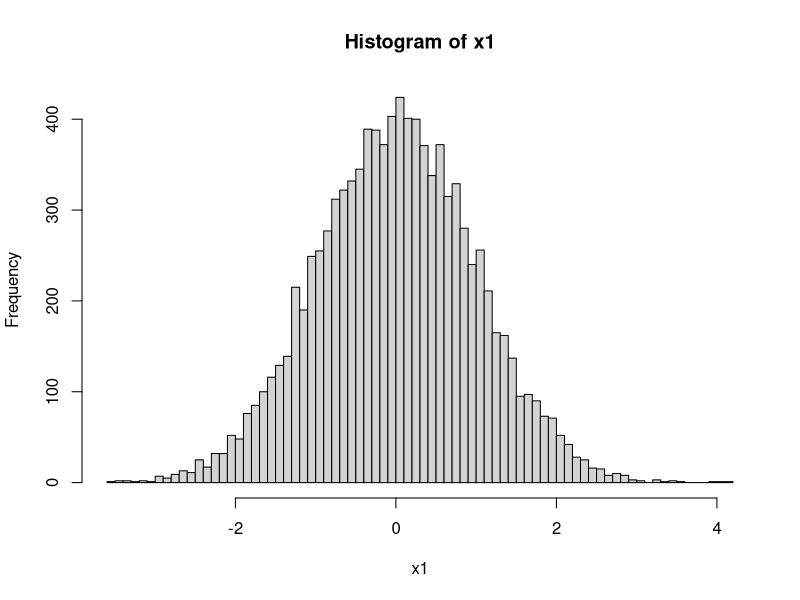
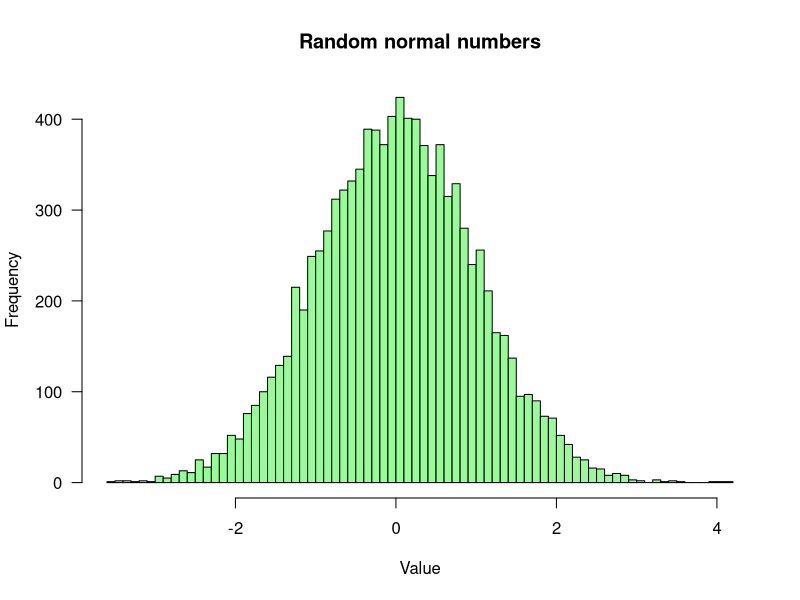
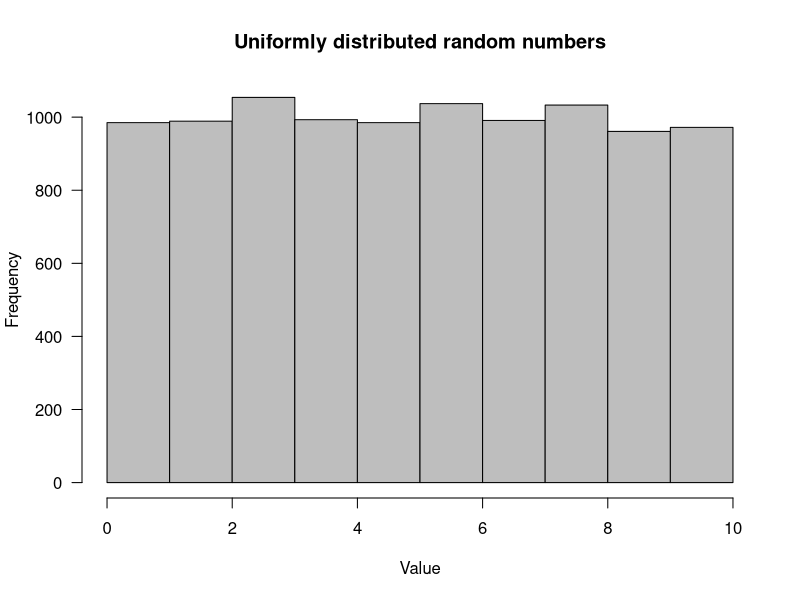

The R script that drew these images, in order:
## ---- chunk 1
library(knitr)

options(width = 300)
knitr::opts_chunk$set(
  fig.width = 7, fig.height = 5, 
  out.width = "80%",
  fig.align = "center", 
  fig.path = "figures/data-structures_",
  size = "tiny", 
  echo = TRUE, 
  eval = TRUE, 
  warning = FALSE, 
  message = FALSE, 
  results = TRUE, 
  comment = "")
# knitr::asis_output("\\footnotesize")

# dir.main <- "~/stat1"
# dir.slides <- file.path(dir.main, "slides")
# setwd(dir.slides)
## ---- chunk 2
matIdentite <- matrix(ncol = 10, nrow = 10, data = 0)
diag(matIdentite) <- 1
print(matIdentite)
## ---- chunk 3
## Generatre a 10x10 matrix with random normal numbers
matAleatoire <- matrix(
  nrow = 10, 
  ncol = 10, 
  data = rnorm(n = 100, 
               mean = 0, 
               sd = sqrt(5)))

## Print the results rounded at 2 decimals
print(round(matAleatoire, digits = 2))
## ---- chunk 4
n <- 10000 ## define vector sizes
x1 <- rnorm(n = n, mean = 0, sd = 1) ## normal random
x2 <- runif(n = n, min = 0, max = 10) ## uniform random 
## ---- chunk 5
hist(x = x1, breaks = 100)
## ---- chunk 6
hist(x = x1, breaks = 100, 
     las = 1, 
     col = "palegreen",
     main = "Random normal numbers",
     xlab = "Value"
     )
## ---- chunk 7
hist(x = x2, breaks = 10, 
     las = 1, 
     col = "grey",
     main = "Uniformly distributed random numbers",
     xlab = "Value"
     )
